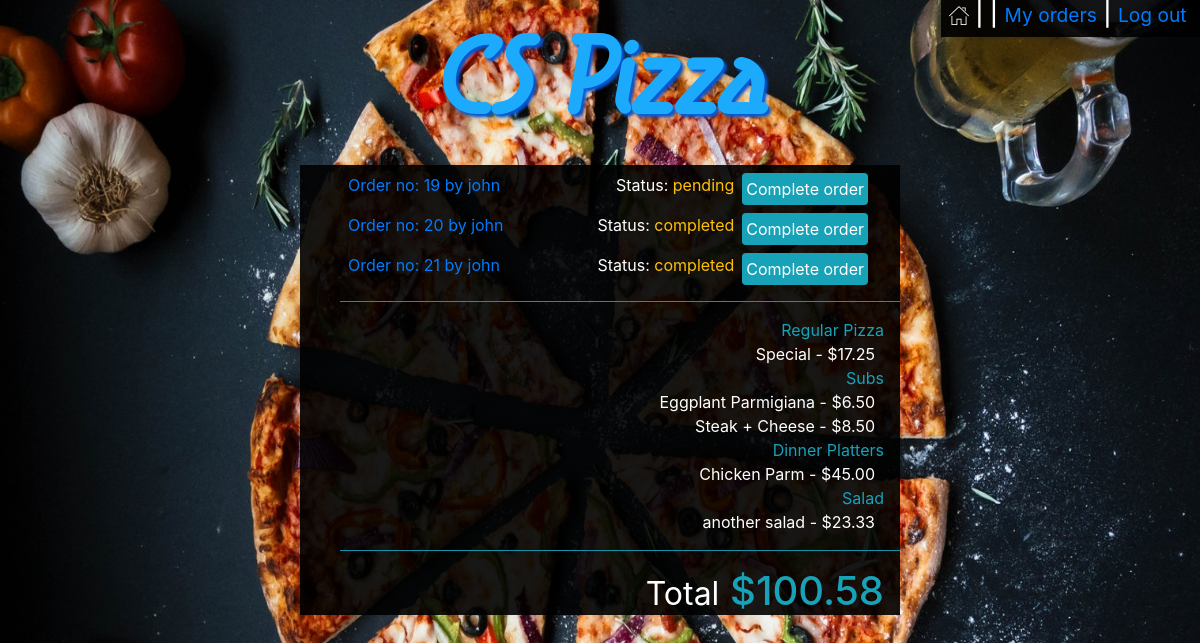
/orders_manager/john/19, run on the app's committed database.
### orders/models.py (models this page shows, shortened)
class User_order(models.Model):
    user=models.ForeignKey(User,on_delete=models.CASCADE)
    order_number=models.IntegerField()
    topping_allowance=models.IntegerField(default=0)
    status=models.CharField(max_length=64,default='initiated')

class Order2(models.Model):
    user=models.ForeignKey(User,on_delete=models.CASCADE)
    number=models.IntegerField()
    category=models.CharField(max_length=64,null=True)
    name=models.CharField(max_length=64)
    price=models.DecimalField(max_digits=4,decimal_places=2)
    def __str__(self):
        return f"{self.name} - ${self.price} "

### orders/views.py (the view)
# urls.py: path("orders_manager/<str:user>/<str:order_number>", views.orders_manager, name="orders_manager"),
def orders_manager(request,user,order_number):
    user=User.objects.get(username=user)
    context = {
        "Checkout":Order2.objects.filter(user=user,number=order_number),
        "Checkout_category":Order2.objects.filter(user=user,number=order_number).values_list('category').distinct(),
        "Total":list(Order2.objects.filter(user=user,number=order_number).aggregate(Sum('price')).values())[0],
        "user":request.user,
        "Category": Category.objects.all(),
        "Order_number":order_number,
        "All_orders":User_order.objects.exclude(status='initiated')
    }
    return render(request,"orders_manager.html",context)

### orders/templates/orders_manager.html (shortened to what this page needs)
<!DOCTYPE html>
<html style="height:100%">
<head>
    {% load static %}
    <link rel="stylesheet" type="text/css" href="{% static 'styles.css' %}">
    <link rel="stylesheet" href="https://maxcdn.bootstrapcdn.com/bootstrap/4.1.3/css/bootstrap.min.css">
</head>
<body style="height:100%">
    {% if Category %}
    <div id='username'>
        <h4 class='px-2' ><a href="{% url 'index' %}"><img src="{% static 'home.png' %}"></a> |
            {{user.username}} |
            {% if not user.is_superuser %}
            <small><a href="{% url 'my_orders' Order_number %}">My orders</a></small> |
            {% endif %}
            <small><a href="{% url 'logout' %}"> Log out&nbsp;</a></small>
        </h4>
    </div>
    {% endif %}
    <p id='logo' class='text-center m-0 font-weight-bold'><a href="{% url 'index' %}">CS Pizza</a></p>
    <div id='my_orders_container' class='w-50 mx-auto'>
        <div class=' text-left pr-3'>
            <ul >
                {% for row in All_orders%}
                <li class='p-2' >
                    <a href="{% url 'orders_manager' row.user row.order_number  %}"><span>Order no: {{row.order_number}} by {{row.user}}</span></a>
                    <a href="{% url 'complete_order' row.user row.order_number  %}"><span class='float-right mx-2 p-1 bg-info rounded text-white'>Complete order</span></a>
                    <span class='float-right'>Status: <span class='text-warning'>{{row.status}}</span></span>
                </li>
                {% endfor %}
            </ul>
        </div>
        <ul>
            <hr class='bg-info'>
            {% for check_cat in Checkout_category %}
                <li class='text-info text-right pr-3'>{{check_cat|cut:"("|cut:")"|cut:","|cut:"'"}}</li>
                {% for row in Checkout %}
                {% if row.category == check_cat|cut:"("|cut:")"|cut:","|cut:"'"  %}
                <li class='pr-3 text-right'>{{row}}&nbsp;</li>
                {% endif %}
                {% endfor %}
            {% endfor %}
            <hr class='bg-info'>
            <li class='text-info text-right pr-3 '><h1><small class='text-white'>Total</small> ${{Total|floatformat:2}}</h1></li>
        </ul>
    </div>
</body>
</html>

### orders/static/styles.css (style rules this page uses)
#logo { padding:0px; font-family: webLogo ; font-size: 110px; text-shadow: 3px 3px 3px rgb(5, 87, 211); }
#logo a:link, #place_order:link, #confirm_order:link { color:rgb(28, 170, 253); }
#center_box,#username { background-color: rgba(0, 0, 0, 0.9); color: white; }
#username { position: absolute; right: 0; }
li { list-style-type: none; }
#my_orders_container { background-color: rgba(0, 0, 0, 0.9); color: white; }

### data on the page
User_order: order_number "19", user "john", status "pending"
User_order: order_number "20", user "john", status "completed"
User_order: order_number "21", user "john", status "completed"
Order2: name+price "Special - $17.25"
Order2: name+price "Eggplant Parmigiana - $6.50"
Order2: name+price "Steak + Cheese - $8.50"
Order2: name+price "Chicken Parm - $45.00"
Order2: name+price "another salad - $23.33"

### other printed values
{{ check_cat|cut:"("|cut:")"|cut:","|cut:"'" }} "Regular Pizza" "Subs" "Dinner Platters" "Salad"
{{ Total|floatformat:2 }} "100.58"
